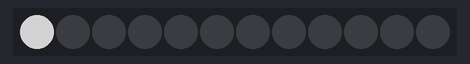
Simulated run of this sketch. Board: Arduino Uno, built with avr-gcc and run on an emulated ATmega328P. Parts: 12 RGB LEDs in strip order, left to right. Dim RGB values are drawn brighter than linear; storage starts empty.

Above: at 0.03 s.
At 0.6 s:
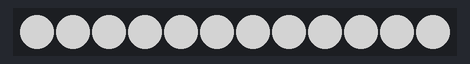

The sketch:

Arduino_Audio.ino
```cpp
#include "SD.h"
#define SD_ChipSelectPin 4
#include "TMRpcm.h"
#include "SPI.h"
#include <Adafruit_NeoPixel.h>
#ifdef __AVR__
  #include <avr/power.h>
#endif

#define PIN 6

Adafruit_NeoPixel strip = Adafruit_NeoPixel(12, PIN, NEO_GRB + NEO_KHZ800);

TMRpcm tmrpcm;

void setup() {
  strip.begin();
  strip.setBrightness(255);
  strip.show(); // Initialize all pixels to 'off'
  // put your setup code here, to run once:
  tmrpcm.speakerPin=9;
  Serial.begin(9600);
  if(!SD.begin(SD_ChipSelectPin))
  {
    Serial.println("SD fail");
    return;
  }


}


void loop() {
  colorWipe(strip.Color(127, 127, 127), 50);
  if(Serial.available() > 0)
  {
    int number = Serial.read() - '0';
    if (number == 0) {
        tmrpcm.setVolume(6);
        tmrpcm.play("Zero.wav");
        delay(2000);
        tmrpcm.disable();
    }
    else if (number == 1){
        tmrpcm.setVolume(6);
        tmrpcm.play("One.wav");
        delay(2000);
        tmrpcm.disable();
    }
    else if (number == 2){
        tmrpcm.setVolume(6);
        tmrpcm.play("Two.wav");
        delay(2000);
        tmrpcm.disable();
    }
    else if (number == 3){
        tmrpcm.setVolume(6);
        tmrpcm.play("Three.wav");
        delay(2000);
        tmrpcm.disable();
    }
    else if (number == 4){
        tmrpcm.setVolume(6);
        tmrpcm.play("Four.wav");
        delay(2000);
        tmrpcm.disable();
    }
    else if (number == 5){
        tmrpcm.setVolume(6);
        tmrpcm.play("Five.wav");
        delay(2000);
        tmrpcm.disable();
    }
    else if (number == 6){
        tmrpcm.setVolume(6);
        tmrpcm.play("Six.wav");
        delay(2000);
        tmrpcm.disable();
    }
    else if (number == 7) {
        tmrpcm.setVolume(6);
        tmrpcm.play("Seven.wav");
        delay(2000);
        tmrpcm.disable();
    }
    else if (number == 8){
        tmrpcm.setVolume(6);
        tmrpcm.play("Eight.wav");
        delay(2000);
        tmrpcm.disable();
    }
    else if (number == 9){
        tmrpcm.setVolume(6);
        tmrpcm.play("Nine.wav");
        delay(2000);
        tmrpcm.disable();
    }
    else{
        tmrpcm.disable();
    }
    }
  }

  void colorWipe(uint32_t c, uint8_t wait) {
  for(uint16_t i=0; i<strip.numPixels(); i++) {
    strip.setPixelColor(i, c);
    strip.show();
    delay(wait);
  }
}
```
